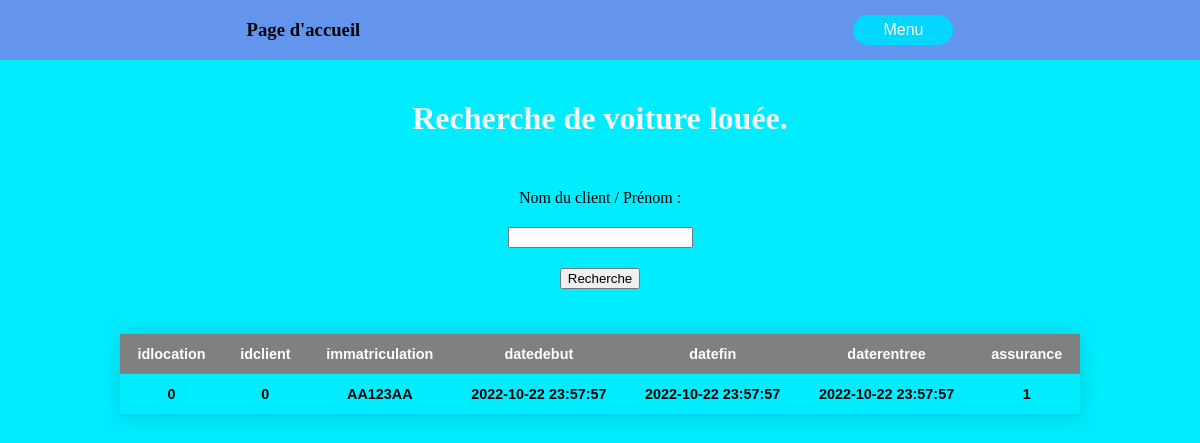
The page /rcheVoiture.php?recherche=Martin  on the database its author committed.
### tables this page shows
CREATE TABLE `locations` (
  `idlocation` smallint(5) NOT NULL,
  `idclient` smallint(5) DEFAULT NULL,
  `immatriculation` varchar(20) NOT NULL,
  `datedebut` datetime NOT NULL,
  `datefin` datetime NOT NULL,
  `daterentree` datetime NOT NULL,
  `assurance` tinyint(1) NOT NULL
);

### bdd/db_id.php (called while the page is built)
<?php
abstract class db_id{
    private $locahost = "localhost";
    private $db_name = "voiture";
    private $username = "root";
    private $password = "";
    public function get_id(){
        $arr = array();
        array_push($arr,$this->locahost,$this->db_name,$this->username,$this->password);
        return $arr;
    }
}

### bdd/db_connexion.php (called while the page is built, shortened)
<?php
require_once ("db_id.php");
class db_connexion extends db_id {
    private $host;
    private $db_name;
    private $username;
    private $password;
    protected $_connexion;
    public function __construct(){
        $id = $this -> get_id();
        $this->host = $id[0];
        $this->db_name = $id[1];
        $this->username = $id[2];
        $this->password = $id[3];
    }
    public function connexion(){
        $this -> _connexion = null;
        try{
            $this->_connexion = new PDO('mysql:host='.$this->host .';dbname='.$this->db_name,$this->username,$this->password);
            $this->_connexion->exec('set names utf8');
            return true;
        }catch (PDOException $exception){
            echo "Error to connect BDD" . $exception;
            return false;
        }
    }
    public function find_car($value){
        $sql = "SELECT * FROM locations WHERE idclient = any(
                SELECT idclient FROM clients WHERE nom LIKE '%" . $value ."%' OR prenom LIKE '%" . $value . "%')";
        $query = $this->_connexion->prepare($sql);
        $query->execute();
        return $query->fetchAll(PDO::FETCH_ASSOC);
    }
    public function get_all_columns_from_table($table){
        $sql = "SHOW FULL COLUMNS FROM " . $table;
        $query = $this->_connexion->prepare($sql);
        $query->execute();
        $res = $query->fetchAll();
        $columns = array();
        foreach ($res as $r => $key){
            foreach ($key as $k => $x){
                if ($k === "Field"){
                    array_push($columns,$key[$k]);
                }
            }
        }
        return $columns;
    }
}

### rcheVoiture.php (the view, shortened to what this page needs)
<?php
require_once("./bdd/db_connexion.php");
$connexion = new db_connexion();
$res = $connexion->connexion();
if ($res) {
    $columns = $connexion->get_all_columns_from_table("locations");
    if (array_key_exists("recherche", $_GET)) {
        $client = $connexion->find_car($_GET["recherche"]);
    }
}
?>
<!DOCTYPE html>
<html lang="fr">
<head>
    <link rel="stylesheet" href="./src/style.css"/>
</head>
<body>
<header>
    <div class="header-content">
        <div>
            <h3><a href="index.php" style="color: black;">Page d'accueil</a></h3>
        </div>
        <nav>
            <button id="menu">Menu</button>
        </nav>
    </div>
</header>
<main>
    <h3>Recherche de voiture louée.</h3>
    <form method="get" action="rcheVoiture.php">
        <label>Nom du client / Prénom : </label>
        <input type="text" name="recherche">
        <input type="submit" value="Recherche">
    </form>
    <table>
        <thead>
        <tr>
            <?php foreach ($columns as $co) : ?>
                <th scope="col"><?= $co ?></th>
            <?php endforeach; ?>
        </tr>
        </thead>
        <tbody>
        <?php if (isset($client)) foreach ($client as $c) : ?>
            <tr>
                <?php foreach ($columns as $co) : ?>
                    <th scope="row"><?= $c["$co"] ?></th>
                <?php endforeach; ?>
            </tr>
        <?php endforeach; ?>
        </tbody>
    </table>
</main>
</body>
</html>

### src/style.css (style rules this page uses)
html,body { box-sizing: border-box; margin: 0; padding: 0; width: 100%; height: auto; background: rgb(0,237,255); }
a { text-decoration: none; }
header { width: 100%; position: fixed; z-index: 2; display: flex; flex-direction: column; justify-content: center; align-items: center; background-color: cornflowerblue; }
.header-content { width: 100%; display: flex; flex-direction: row; justify-content: space-around; align-items: center; height: 60px; }
.header-content button { border: none; border-radius: 15px; height: 30px; width: 100px; font-size: 1rem; cursor: pointer; background-color: #03d7ff; color: white; transition: 0.3s; }
main { width: 100%; height: auto; display: flex; justify-content: center; align-items: center; padding: 50px 0px; flex-direction: column; flex-wrap: wrap; }
main h3 { width: 100%; text-align: center; font-size: 2rem; margin-top: 50px; color: whitesmoke; }
main form { width: 80%; height: auto; display: flex; flex-direction: column; justify-content: flex-end; align-items: center; margin-top: 20px; margin-bottom: 20px; gap: 20px; }
input { cursor: pointer; }
table { width: 80%; border-collapse: collapse; margin: 25px 0; font-size: 0.9em; font-family: sans-serif; min-width: 400px; box-shadow: 0 0 20px rgba(0, 0, 0, 0.15); }
table thead tr { background-color: grey; color: #ffffff; text-align: left; }
table th, table td { padding: 12px 15px; }
table tbody tr { border-bottom: 1px solid #dddddd; cursor: pointer; transition: 0.3s; }
table tbody tr:last-of-type { border-bottom: 2px solid #03d7ff; }
table th { text-align: center; }

### rows shown on the page
locations: idlocation "0", idclient "0", immatriculation "AA123AA", datedebut "2022-10-22 23:57:57", datefin "2022-10-22 23:57:57", daterentree "2022-10-22 23:57:57", assurance "1"

### other values the page prints
$co "idlocation"
$co "idclient"
$co "immatriculation"
$co "datedebut"
$co "datefin"
$co "daterentree"
$co "assurance"
